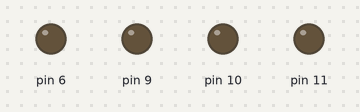
The sketch below on a simulated Arduino Uno, built with avr-gcc and run on an emulated ATmega328P. On the bench: output pins drawn as LEDs (lit = HIGH).

Above: at 0.05 s.
At 2.65 s:
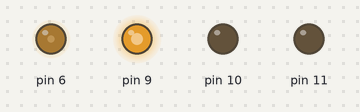
At 5.25 s:
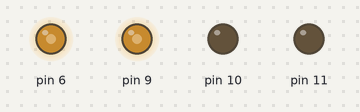
At 10.45 s:
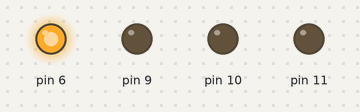
At 20.85 s:
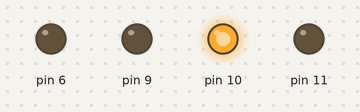
At 31.26 s:
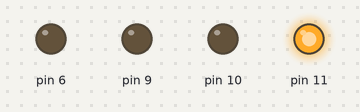
Timing chart, 0 to 40.0 s (numbered marks = the images above):
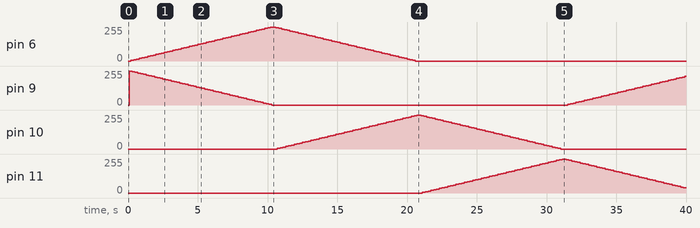

Measured:
- by itself, pin 6: rises from 0/255 to 255/255 in 10.0 s, then falls to 0/255 in 10.4 s
- by itself, pin 9: 0/255 → 255/255 at 0.10 s, → 250/255 0.20 s later, → 245/255 0.20 s later, → 240/255 0.20 s later, … (95 changes in this stretch)
- by itself, pin 10: rises from 0/255 to 255/255 in 10.0 s, then falls to 0/255 in 10.3 s
- by itself, pin 11: rises from 0/255 to 255/255 in 10.0 s, then falls to 40/255 in 8.7 s

The sketch:

fadeValue_2.ino
```cpp
void setup() {
  // put your setup code here, to run once:

  pinMode(6, OUTPUT);
  pinMode(9, OUTPUT);
  pinMode(10, OUTPUT);
  pinMode(11, OUTPUT);

}

void loop() {
  // put your main code here, to run repeatedly:

  for (int fadeValue = 0; fadeValue <= 255; fadeValue +=5) {
    int r = map(fadeValue, 0, 255, 255, 0);

    analogWrite(6, fadeValue);
    delay(100);
    analogWrite(9, r);
    delay(100);
  }


    for (int fadeValue = 0; fadeValue <= 255; fadeValue +=5) {
    int r = map(fadeValue, 0, 255, 255, 0);

    analogWrite(6, r);
    delay(100);
    analogWrite(10, fadeValue);
    delay(100);
  }

      for (int fadeValue = 0; fadeValue <= 255; fadeValue +=5) {
    int r = map(fadeValue, 0, 255, 255, 0);

    analogWrite(10, r);
    delay(100);
    analogWrite(11, fadeValue);
    delay(100);
  }

        for (int fadeValue = 0; fadeValue <= 255; fadeValue +=5) {
    int r = map(fadeValue, 0, 255, 255, 0);

    analogWrite(11, r);
    delay(100);
    analogWrite(9, fadeValue);
    delay(100);
  }

}
```
